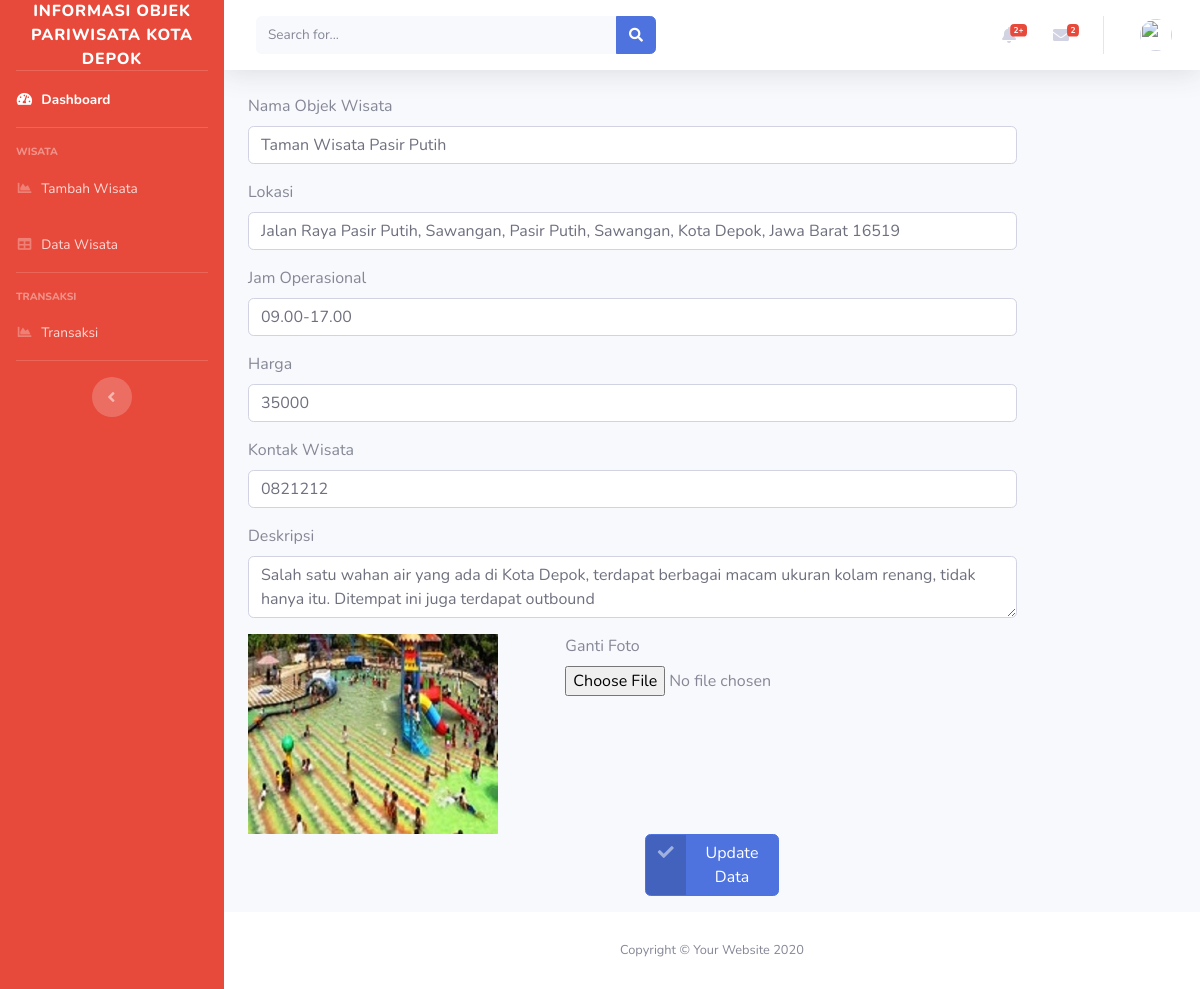
Screenshot of /admin/dashboard/edit_wisata/WST0002 with the database file from the repository.
### tables this page shows
CREATE TABLE `wisata` (
  `id_wisata` varchar(15) NOT NULL,
  `nama_wisata` varchar(255) NOT NULL,
  `lokasi` varchar(255) NOT NULL,
  `harga` int(20) NOT NULL,
  `jam_operasional` varchar(255) NOT NULL,
  `kontak_wisata` varchar(255) NOT NULL,
  `rating` double NOT NULL,
  `deskripsi` text NOT NULL,
  `gambar` varchar(255) NOT NULL
);

### admin/application/models/Wisata_model.php (called while the page is built, shortened)
<?php
class Wisata_model extends CI_Model {
	public function getWisataSingle($id)
	{
	   $query = $this->db->get_where('wisata',['id_wisata' => $id]);
		 return $query;
	}
}

### admin/application/controllers/Dashboard.php (called while the page is built, shortened)
<?php
class Dashboard extends CI_Controller {
	public function __construct(){
		$this->load->model('Wisata_model');
		$this->load->model('Transaksi_model');
	}
	public function edit_wisata($id)
	{
		$data['wisata'] = $this->Wisata_model->getWisataSingle($id)->row();
		$judul['judul'] = 'Ini Halaman Edit';
		$this->load->view('layouts/header', $judul);
		$this->load->view('dashboard/edit_wisata',$data);
		$this->load->view('layouts/footer');
	}
}

### admin/index.php (called while the page is built, shortened)
<?php
require_once BASEPATH.'core/CodeIgniter.php';

### admin/application/views/dashboard/edit_wisata.php (the view, shortened to what this page needs)
<?= form_open_multipart('Dashboard/proses_edit/'.$wisata->id_wisata,array('method' =>'POST')) ?>
  <div class="container">
    <div class="form-group">
      <div class="row mt-3">
      <div class="col-10">
      <label >Nama Objek Wisata</label>
      <input type="text" class="form-control" name="nama_wisata" value="<?php echo $wisata->nama_wisata; ?>">
    </div>
  </div>
    <div class="row mt-3">
      <div class="col-10">
      <label >Lokasi</label>
      <input type="text" class="form-control" name="lokasi" value="<?php echo $wisata->lokasi; ?>">
    </div>
    </div>
    <div class="row mt-3">
      <div class="col-10">
      <label >Jam Operasional</label>
      <input type="text" class="form-control" name="jam_operasional" value="<?php echo $wisata->jam_operasional; ?>">
    </div>
    </div>
    <div class="row mt-3">
    <div class="col-10">
      <label >Harga</label>
      <input type="text" class="form-control" name="harga" value="<?php echo $wisata->harga; ?>">
    </div>
    </div>
    <div class="row mt-3">
    <div class="col-10">
      <label >Kontak Wisata</label>
      <input type="text" class="form-control" name="kontak_wisata" value="<?php echo $wisata->kontak_wisata; ?>">
    </div>
    </div>
    <div class="row mt-3">
      <div class="col-10">
      <label >Deskripsi</label>
      <textarea class="form-control" name="deskripsi" value="<?php echo $wisata->deskripsi; ?>"><?php echo $wisata->deskripsi; ?></textarea>
    </div>
    </div>
    <div class="row mt-3">
      <div class="col-4">
      <img width="250" height="200" src="<?php echo base_url('uploads/'.$wisata->gambar) ?>" alt="">
      </div>
      <div class="col-6">
        <label for="exampleFormControlFile1">Ganti Foto</label>
        <input type="file" name="gambar" value="<?php echo $wisata->gambar; ?>" class="form-control-file" id="exampleFormControlFile1">
      </div>
  </div>
  <div class="row justify-content-md-center">
    <div class="col-lg-2">
      <button class="btn btn-primary btn-icon-split">
        <span class="icon text-white-50">
          <i class="fas fa-check"></i>
        </span>
        <span class="text">Update Data</span>
      </button>
  </div>
  </div>
  <?php echo form_close() ?>
  </div>
  </div>

### rows the page displays
wisata: nama_wisata "Taman Wisata Pasir Putih", lokasi "Jalan Raya Pasir Putih, Sawangan, Pasir Putih, Sawangan, Kota Depok, Jawa Barat 16519", jam_operasional "09.00-17.00", harga "35000", kontak_wisata "0821212", deskripsi "Salah satu wahan air yang ada di Kota Depok, terdapat berbagai macam ukuran kolam renang, tidak hanya itu. Ditempat ini juga terdapat outbound", gambar (picture)
